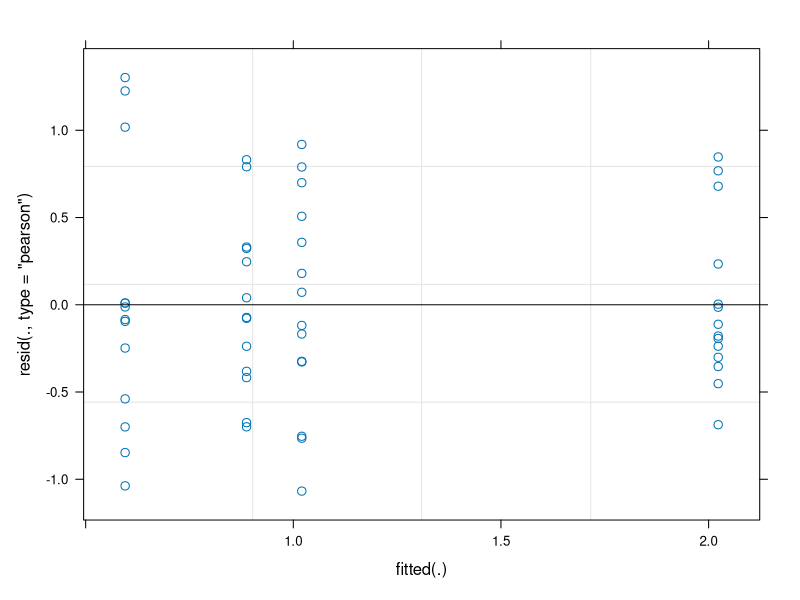
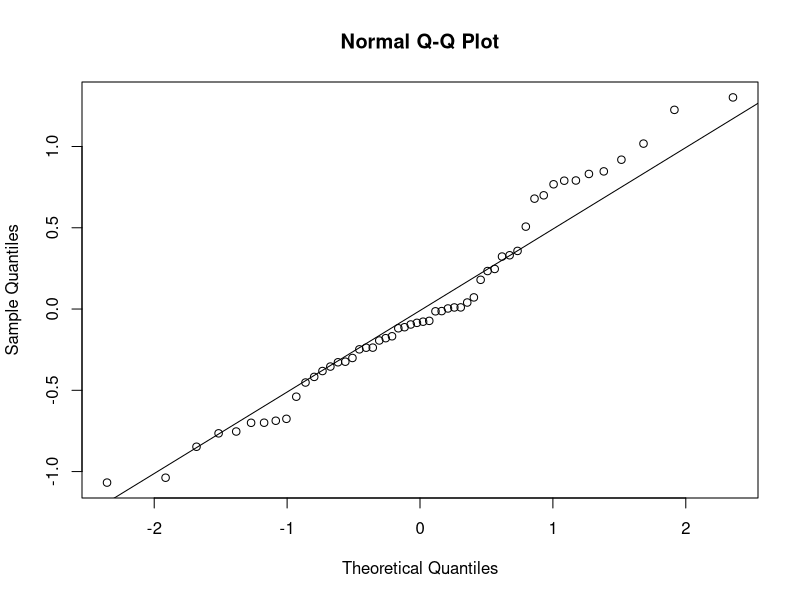
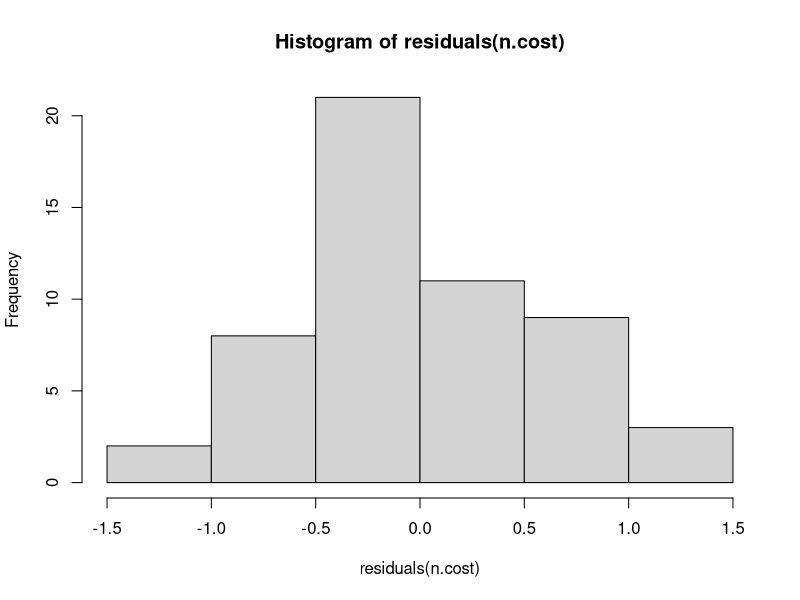
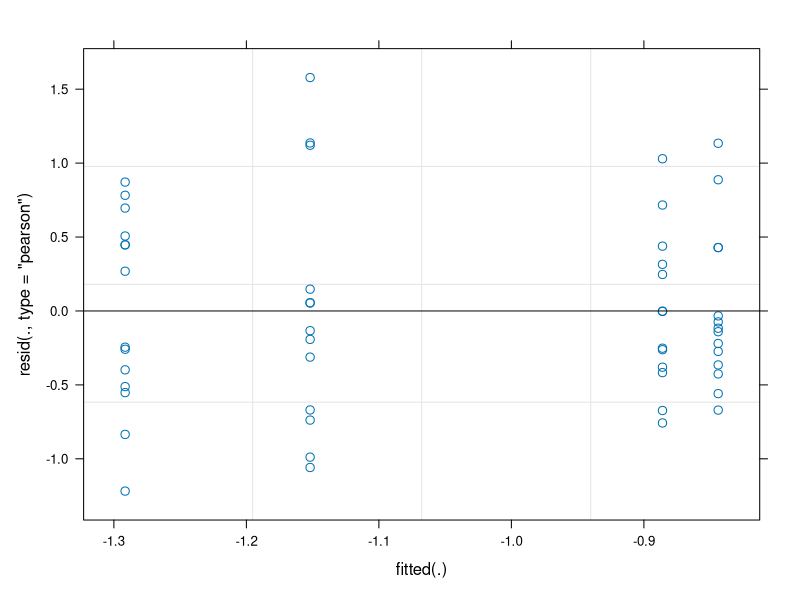
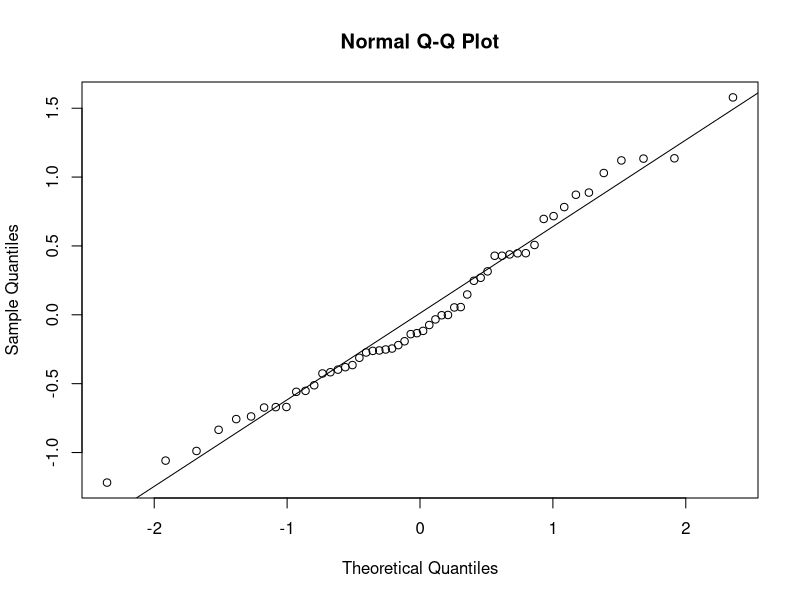
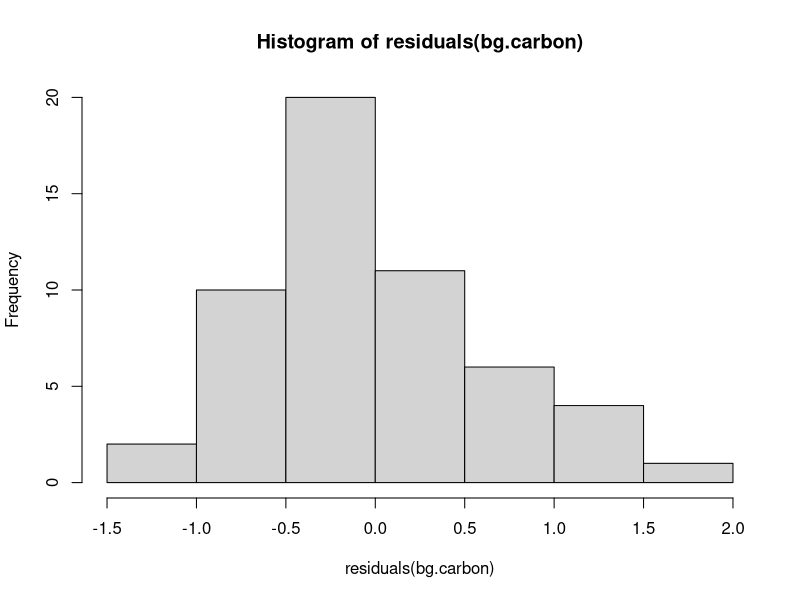
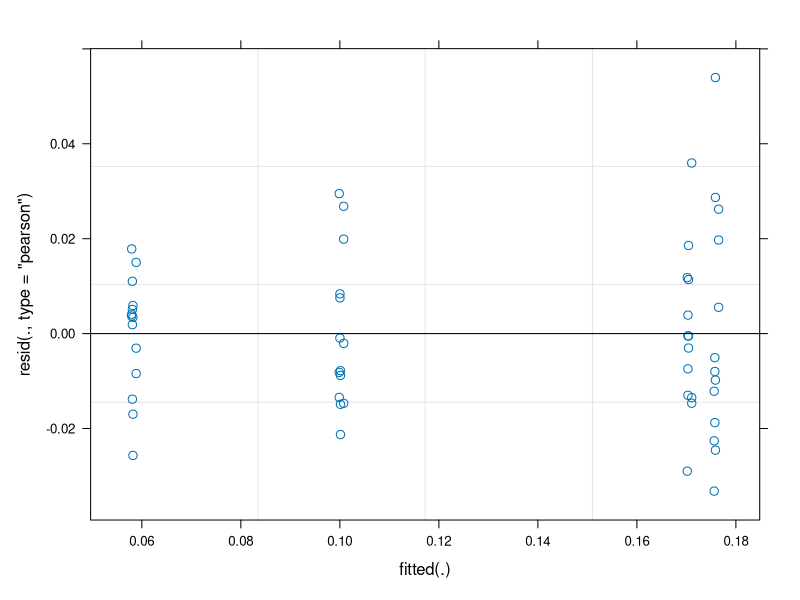
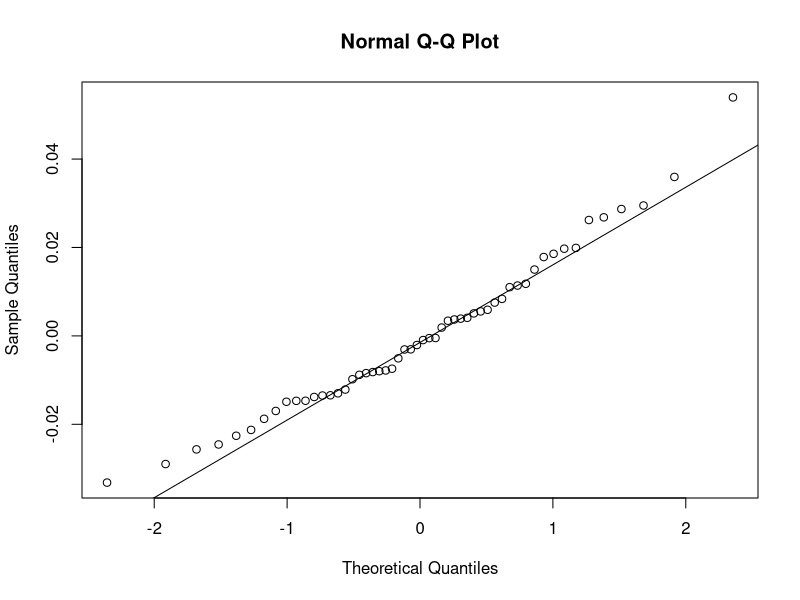

Generate these figures, in order, with R: (Note: this script raises an error after producing the figures.)
## Libraries
library(tidyverse)
library(dplyr)
library(lme4)
library(car)
library(emmeans)
library(multcomp)

## Remove digit bounds in emmeans package
emm_options(opt.digits = FALSE)

## Load data
data <- read.csv("../data/2021NxI_trait_data.csv",
                 na.strings = "NA")

## Add  nodule biomass and nod.root.biomass
data$nodule.biomass <- ifelse(is.numeric(data$root.biomass) & 
                                is.na(data$nodule.biomass),
                              0, data$nodule.biomass)

## Check data
head(data)

##########################################################################
## Carbon cost to acquire nitrogen
##########################################################################
n.cost <- lmer(log(n.cost) ~ n.trt * inoc + (1 | block), data = data)

# Check model assumptions
plot(n.cost)
qqnorm(residuals(n.cost))
qqline(residuals(n.cost))
hist(residuals(n.cost))
shapiro.test(residuals(n.cost))
outlierTest(n.cost)

# Model output
summary(n.cost)
Anova(n.cost)

# Pairwise comparisons
emmeans(n.cost, pairwise~n.trt, type = "response")
emmeans(n.cost, pairwise~inoc, type = "response")
emmeans(n.cost, pairwise~n.trt * inoc, type = "response")

# Write data frame for compact lettering
ncost.pairwise.full <- data.frame(variable = "ncost",
                                  treatment = "full",
                                  cld(emmeans(n.cost, ~n.trt*inoc, 
                                              type = "response"),
                                      Letters = letters))
ncost.pairwise.soiln <- data.frame(variable = "ncost",
                                   treatment = "n.trt",
                                   cld(emmeans(n.cost, ~n.trt,
                                               type = "response"),
                                       Letters = letters))
ncost.pairwise.inoc <- data.frame(variable = "ncost",
                                  treatment = "inoc",
                                  cld(emmeans(n.cost, ~inoc,
                                              type = "response"),
                                      Letters = letters))
ncost.pairwise <- ncost.pairwise.full %>%
  full_join(ncost.pairwise.soiln) %>%
  full_join(ncost.pairwise.inoc) %>%
  dplyr::rename(emmean = response) %>%
  mutate(.group = trimws(.group, "both"),
         compact = .group)

##########################################################################
## Belowground carbon
##########################################################################
bg.carbon <- lmer(log(bg.total.c) ~ n.trt * inoc + (1 | block), data = data)

# Check model assumptions
plot(bg.carbon)
qqnorm(residuals(bg.carbon))
qqline(residuals(bg.carbon))
hist(residuals(bg.carbon))
shapiro.test(residuals(bg.carbon))
outlierTest(bg.carbon)

# Model output
summary(bg.carbon)
Anova(bg.carbon)

# Pairwise comparisons
emmeans(bg.carbon, pairwise~n.trt)
emmeans(bg.carbon, pairwise~inoc, type = "response")

# Write data frame for compact lettering
bgc.pairwise.full <- data.frame(variable = "bgc",
                                treatment = "full",
                                cld(emmeans(bg.carbon, ~n.trt*inoc, 
                                            type = "response"),
                                    Letters = letters))
bgc.pairwise.soiln <- data.frame(variable = "bgc",
                                 treatment = "n.trt",
                                 cld(emmeans(bg.carbon, ~n.trt,
                                             type = "response"),
                                     Letters = letters))
bgc.pairwise.inoc <- data.frame(variable = "bgc",
                                treatment = "inoc",
                                cld(emmeans(bg.carbon, ~inoc,
                                            type = "response"),
                                    Letters = letters))
bgc.pairwise <- bgc.pairwise.full %>%
  full_join(bgc.pairwise.soiln) %>%
  full_join(bgc.pairwise.inoc) %>%
  dplyr::rename(emmean = response) %>%
  mutate(.group = trimws(.group, "both"),
         compact = .group)

##########################################################################
## Whole plant nitrogen (denominator of carbon cost to acquire nitrogen)
##########################################################################
wp.nitrogen <- lmer(wp.total.n ~ n.trt * inoc + (1 | block), data = data)

# Check model assumptions
plot(wp.nitrogen)
qqnorm(residuals(wp.nitrogen))
qqline(residuals(wp.nitrogen))
hist(residuals(wp.nitrogen))
shapiro.test(residuals(wp.nitrogen))
outlierTest(wp.nitrogen)

# Model output
summary(wp.nitrogen)
Anova(wp.nitrogen)

# Pairwise comparisons
emmeans(wp.nitrogen, pairwise~n.trt)
emmeans(wp.nitrogen, pairwise~inoc)
emmeans(wp.nitrogen, pairwise~n.trt * inoc)

# Write data frame for compact lettering
wpn.pairwise.full <- data.frame(variable = "wpn",
                                treatment = "full",
                                cld(emmeans(wp.nitrogen, ~n.trt*inoc),
                                    Letters = letters))
wpn.pairwise.soiln <- data.frame(variable = "wpn",
                                 treatment = "n.trt",
                                 cld(emmeans(wp.nitrogen, ~n.trt),
                                     Letters = letters))
wpn.pairwise.inoc <- data.frame(variable = "wpn",
                                treatment = "inoc",
                                cld(emmeans(wp.nitrogen, ~inoc),
                                    Letters = letters))
wpn.pairwise <- wpn.pairwise.full %>%
  full_join(wpn.pairwise.soiln) %>%
  full_join(wpn.pairwise.inoc) %>%
  mutate(.group = trimws(.group, "both"),
         compact = .group)


##########################################################################
## Total leaf area
##########################################################################
tla <- lmer(total.leaf.area ~ n.trt * inoc + (1 | block), data = data)

# Check model assumptions
plot(tla)
qqnorm(residuals(tla))
qqline(residuals(tla))
hist(residuals(tla))
shapiro.test(residuals(tla))
outlierTest(tla)

# Model output
summary(tla)
Anova(tla)
r.squaredGLMM(tla)

# Pairwise comparisons
emmeans(tla, pairwise~n.trt*inoc)
emmeans(tla, pairwise~n.trt)
emmeans(tla, pairwise~inoc)


tla.pairwise.full <- data.frame(variable = "total.leaf.area",
                               treatment = "full",
                               cld(emmeans(tla, ~n.trt*inoc),
                                   Letters = letters))
tla.pairwise.soiln <- data.frame(variable = "total.leaf.area",
                                treatment = "n.trt",
                                cld(emmeans(tla, ~n.trt),
                                    Letters = letters))
tla.pairwise.inoc <- data.frame(variable = "total.leaf.area",
                               treatment = "inoc",
                               cld(emmeans(tla, ~inoc),
                                   Letters = letters))
tla.pairwise <- tla.pairwise.full %>%
  full_join(tla.pairwise.soiln) %>%
  full_join(tla.pairwise.inoc) %>%
  mutate(.group = trimws(.group, "both"),
         compact = .group)

##########################################################################
## Total biomass
##########################################################################
totalbiomass <- lmer(log(total.biomass) ~ n.trt * inoc + (1 | block), data = data)

# Check model assumptions
plot(totalbiomass)
qqnorm(residuals(totalbiomass))
qqline(residuals(totalbiomass))
hist(residuals(totalbiomass))
shapiro.test(residuals(totalbiomass))
outlierTest(totalbiomass)

# Model output
summary(totalbiomass)
Anova(totalbiomass)
r.squaredGLMM(totalbiomass)

# Pairwise comparisons
emmeans(totalbiomass, pairwise~n.trt*inoc)
emmeans(totalbiomass, pairwise~n.trt, type = "response")
emmeans(totalbiomass, pairwise~inoc)


tbio.pairwise.full <- data.frame(variable = "total.biomass",
                                treatment = "full",
                                cld(emmeans(totalbiomass, ~n.trt*inoc),
                                    Letters = letters))
tbio.pairwise.soiln <- data.frame(variable = "total.biomass",
                                 treatment = "n.trt",
                                 cld(emmeans(totalbiomass, ~n.trt),
                                     Letters = letters))
tbio.pairwise.inoc <- data.frame(variable = "total.biomass",
                                treatment = "inoc",
                                cld(emmeans(totalbiomass, ~inoc),
                                    Letters = letters))
tbio.pairwise <- tbio.pairwise.full %>%
  full_join(tbio.pairwise.soiln) %>%
  full_join(tbio.pairwise.inoc) %>%
  mutate(.group = trimws(.group, "both"),
         compact = .group)

##########################################################################
## Nodule biomass : root biomass
##########################################################################
nod.root <- lmer(sqrt(nod.root.biomass) ~ n.trt * inoc + (1 | block), data = data)

# Check model assumptions
plot(nod.root)
qqnorm(residuals(nod.root))
qqline(residuals(nod.root))
hist(residuals(nod.root))
shapiro.test(residuals(nod.root))
outlierTest(nod.root)

# Model output
summary(nod.root)
Anova(nod.root)

# Pairwise comparisons
emmeans(nod.root, pairwise~n.trt)
emmeans(nod.root, pairwise~inoc)
cld(emmeans(nod.root, pairwise~n.trt * inoc, type = "response"))

# Write data frame for compact lettering
nodroot.pairwise.full <- data.frame(variable = "nodroot",
                                treatment = "full",
                                cld(emmeans(nod.root, ~n.trt*inoc,
                                            type = "response"),
                                    Letters = letters))
nodroot.pairwise.soiln <- data.frame(variable = "nodroot",
                                 treatment = "n.trt",
                                 cld(emmeans(nod.root, ~n.trt,
                                             type = "response"),
                                     Letters = letters))
nodroot.pairwise.inoc <- data.frame(variable = "nodroot",
                                treatment = "inoc",
                                cld(emmeans(nod.root, ~inoc,
                                            type = "response"),
                                    Letters = letters))
nodroot.pairwise <- nodroot.pairwise.full %>%
  full_join(nodroot.pairwise.soiln) %>%
  full_join(nodroot.pairwise.inoc) %>%
  dplyr::rename(emmean = response) %>%
  mutate(.group = trimws(.group, "both"),
         compact = .group)

##########################################################################
## Nodule biomass
##########################################################################
nod <- lmer(sqrt(nodule.biomass) ~ n.trt * inoc + (1 | block), data = data)

# Check model assumptions
plot(nod)
qqnorm(residuals(nod))
qqline(residuals(nod))
hist(residuals(nod))
shapiro.test(residuals(nod))
outlierTest(nod)

# Model output
summary(nod)
Anova(nod)

# Pairwise comparisons
emmeans(nod, pairwise~n.trt)
emmeans(nod, pairwise~inoc, type = "response")

# Write data frame for compact lettering
nod.pairwise.full <- data.frame(variable = "nod",
                                    treatment = "full",
                                    cld(emmeans(nod, ~n.trt*inoc,
                                                type = "response"),
                                        Letters = letters))
nod.pairwise.soiln <- data.frame(variable = "nod",
                                     treatment = "n.trt",
                                     cld(emmeans(nod, ~n.trt,
                                                 type = "response"),
                                         Letters = letters))
nod.pairwise.inoc <- data.frame(variable = "nod",
                                    treatment = "inoc",
                                    cld(emmeans(nod, ~inoc,
                                                type = "response"),
                                        Letters = letters))
nod.pairwise <- nod.pairwise.full %>%
  full_join(nod.pairwise.soiln) %>%
  full_join(nod.pairwise.inoc) %>%
  dplyr::rename(emmean = response) %>%
  mutate(.group = trimws(.group, "both"),
         compact = .group)

##########################################################################
## Nodule biomass
##########################################################################
root <- lmer(log(root.biomass) ~ n.trt * inoc + (1 | block), data = data)

# Check model assumptions
plot(root)
qqnorm(residuals(root))
qqline(residuals(root))
hist(residuals(root))
shapiro.test(residuals(root))
outlierTest(root)

# Model output
summary(root)
Anova(root)

# Pairwise comparisons
emmeans(root, pairwise~n.trt)
emmeans(root, pairwise~inoc, type = "response")

# Write data frame for compact lettering
root.pairwise.full <- data.frame(variable = "root",
                                treatment = "full",
                                cld(emmeans(root, ~n.trt*inoc,
                                            type = "response"),
                                    Letters = letters))
root.pairwise.soiln <- data.frame(variable = "root",
                                 treatment = "n.trt",
                                 cld(emmeans(root, ~n.trt,
                                             type = "response"),
                                     Letters = letters))
root.pairwise.inoc <- data.frame(variable = "root",
                                treatment = "inoc",
                                cld(emmeans(root, ~inoc,
                                            type = "response"),
                                    Letters = letters))
root.pairwise <- root.pairwise.full %>%
  full_join(root.pairwise.soiln) %>%
  full_join(root.pairwise.inoc) %>%
  dplyr::rename(emmean = response) %>%
  mutate(.group = trimws(.group, "both"),
         compact = .group)

##########################################################################
## BVR
##########################################################################
bvr <- lmer(log(bvr) ~ n.trt * inoc + (1 | block), data = data)

# Check model assumptions
plot(bvr)
qqnorm(residuals(bvr))
qqline(residuals(bvr))
hist(residuals(bvr))
shapiro.test(residuals(bvr))
outlierTest(bvr)

# Model output
summary(bvr)
Anova(bvr)

# Pairwise comparisons
emmeans(bvr, pairwise~n.trt*inoc, type = "response")

# Write data frame for compact lettering
bvr.pairwise.full <- data.frame(variable = "bvr",
                                 treatment = "full",
                                 cld(emmeans(bvr, ~n.trt*inoc,
                                             type = "response"),
                                     Letters = letters))
bvr.pairwise.soiln <- data.frame(variable = "bvr",
                                  treatment = "n.trt",
                                  cld(emmeans(bvr, ~n.trt,
                                              type = "response"),
                                      Letters = letters))
bvr.pairwise.inoc <- data.frame(variable = "bvr",
                                 treatment = "inoc",
                                 cld(emmeans(bvr, ~inoc,
                                             type = "response"),
                                     Letters = letters))
bvr.pairwise <- bvr.pairwise.full %>%
  full_join(bvr.pairwise.soiln) %>%
  full_join(bvr.pairwise.inoc) %>%
  dplyr::rename(emmean = response) %>%
  mutate(.group = trimws(.group, "both"),
         compact = .group)

##########################################################################
## Make merged emmeans file
##########################################################################
comp.letters <- ncost.pairwise %>%
  full_join(bgc.pairwise) %>%
  full_join(wpn.pairwise) %>%
  full_join(tla.pairwise) %>%
  full_join(tbio.pairwise) %>%
  full_join(nodroot.pairwise) %>%
  full_join(nod.pairwise) %>%
  full_join(root.pairwise)
  full_join(bvr.pairwise) %>%
  dplyr::rename(comparison = treatment) %>%
  unite("treatment", n.trt:inoc, remove = "FALSE") %>%
  mutate(treatment = factor(treatment, levels = c("ln_ni", "hn_ni",
                                                  "ln_yi", "hn_yi")),
         compact = tolower(compact))

comp.letters

## Write pairwise comparison csv file
write.csv(comp.letters, "../data/2021NxI_compact_letters.csv", 
          row.names = FALSE)
